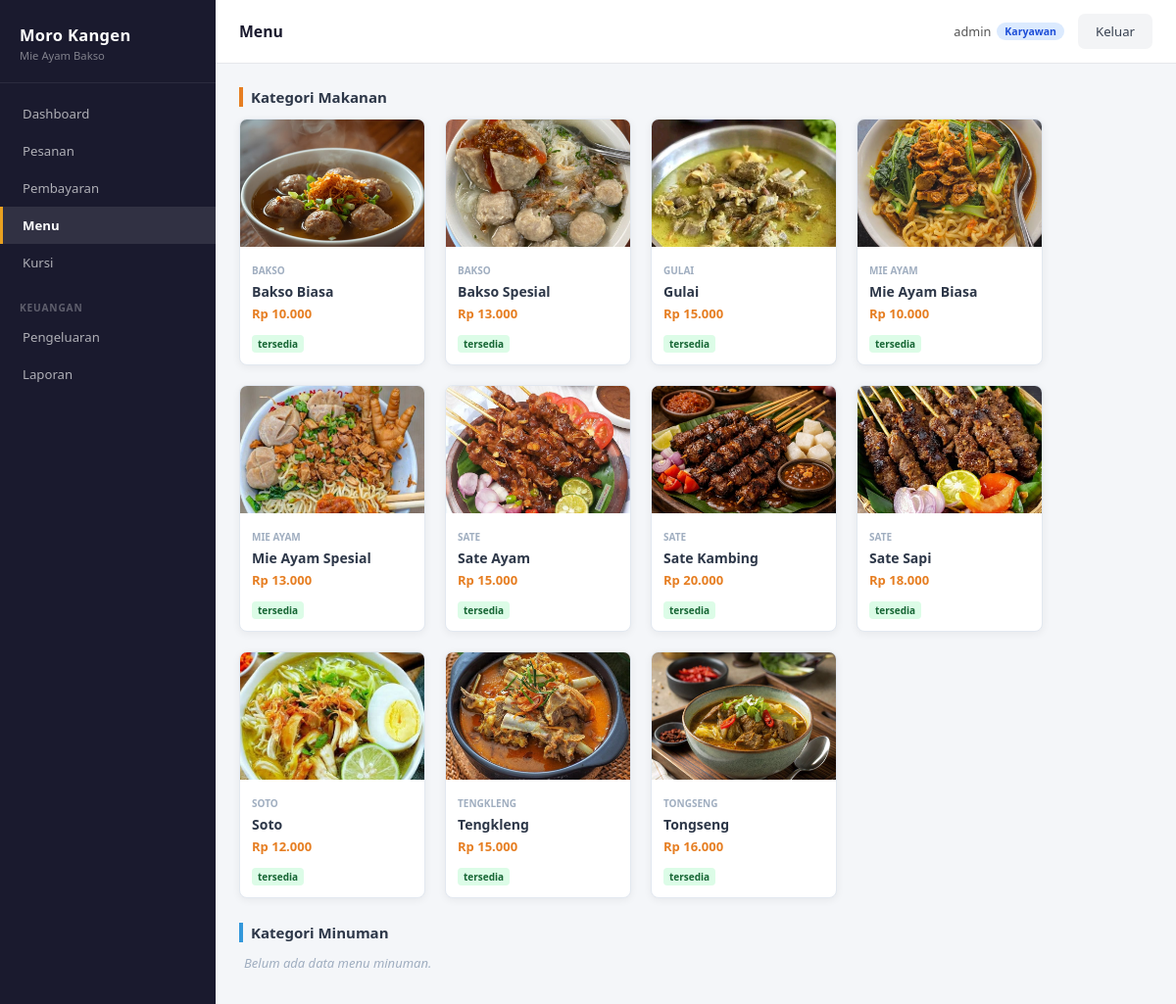
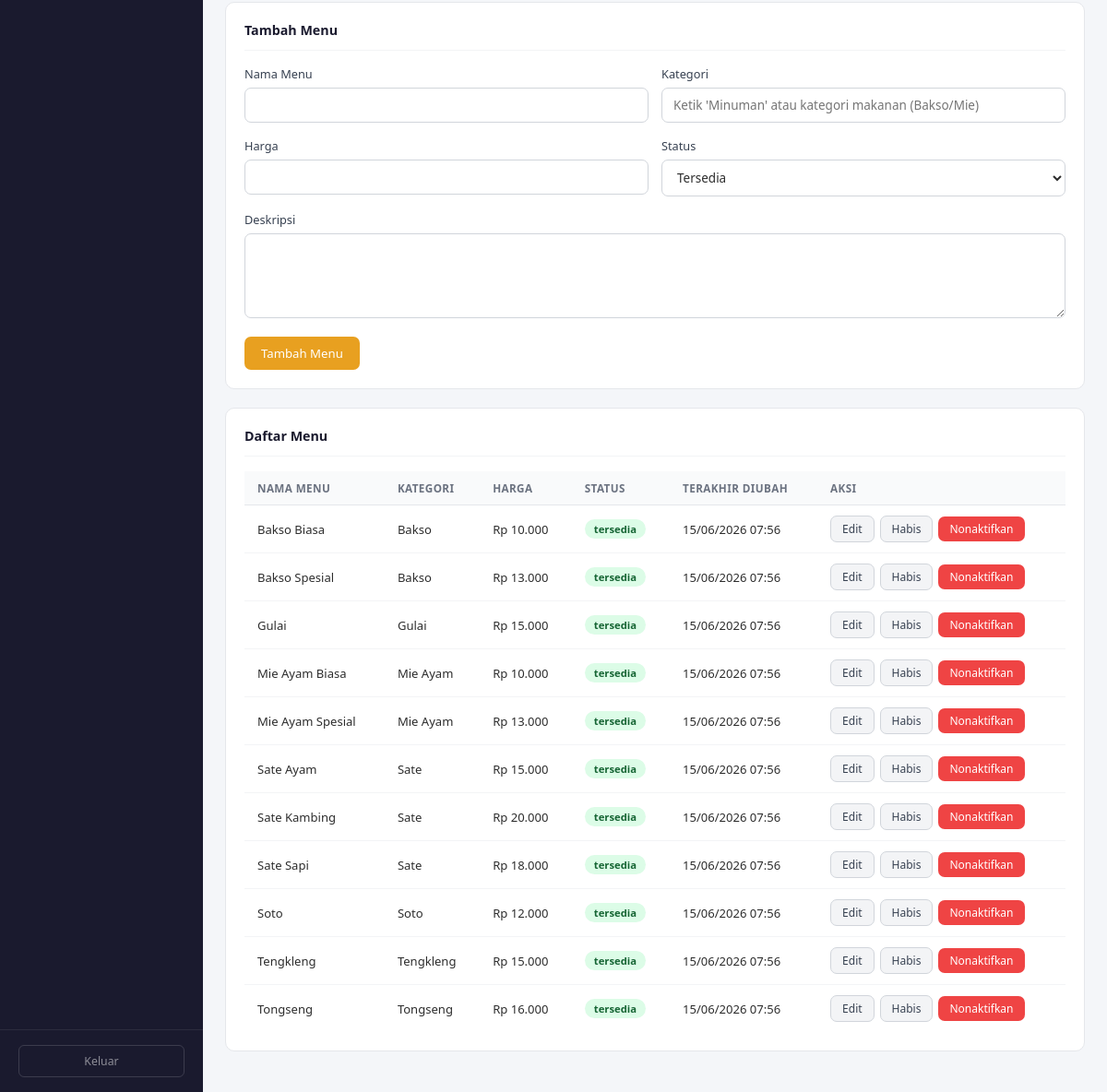
Page /menu/index.php (signed in) on the earlier database version (2 pictures, top to bottom).
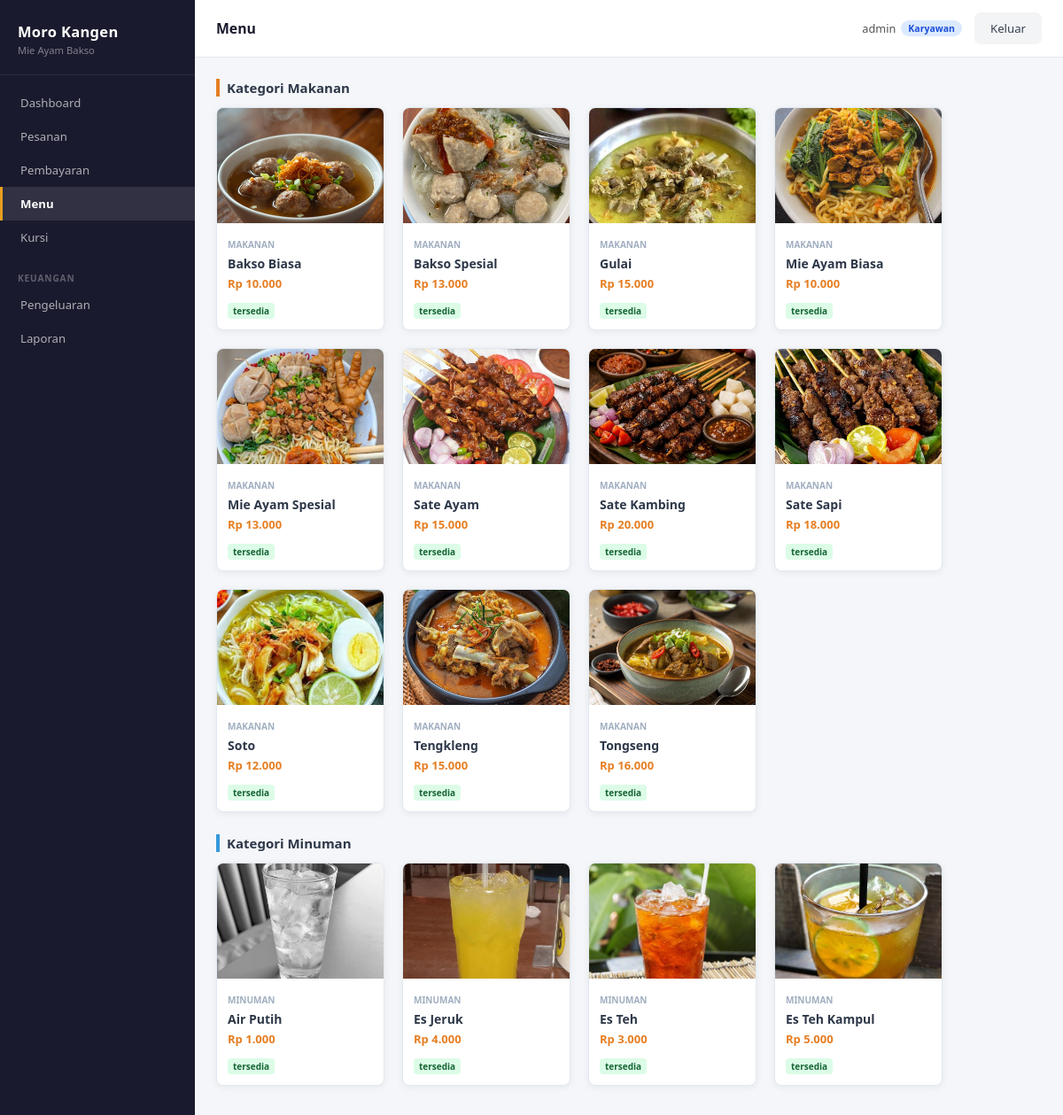
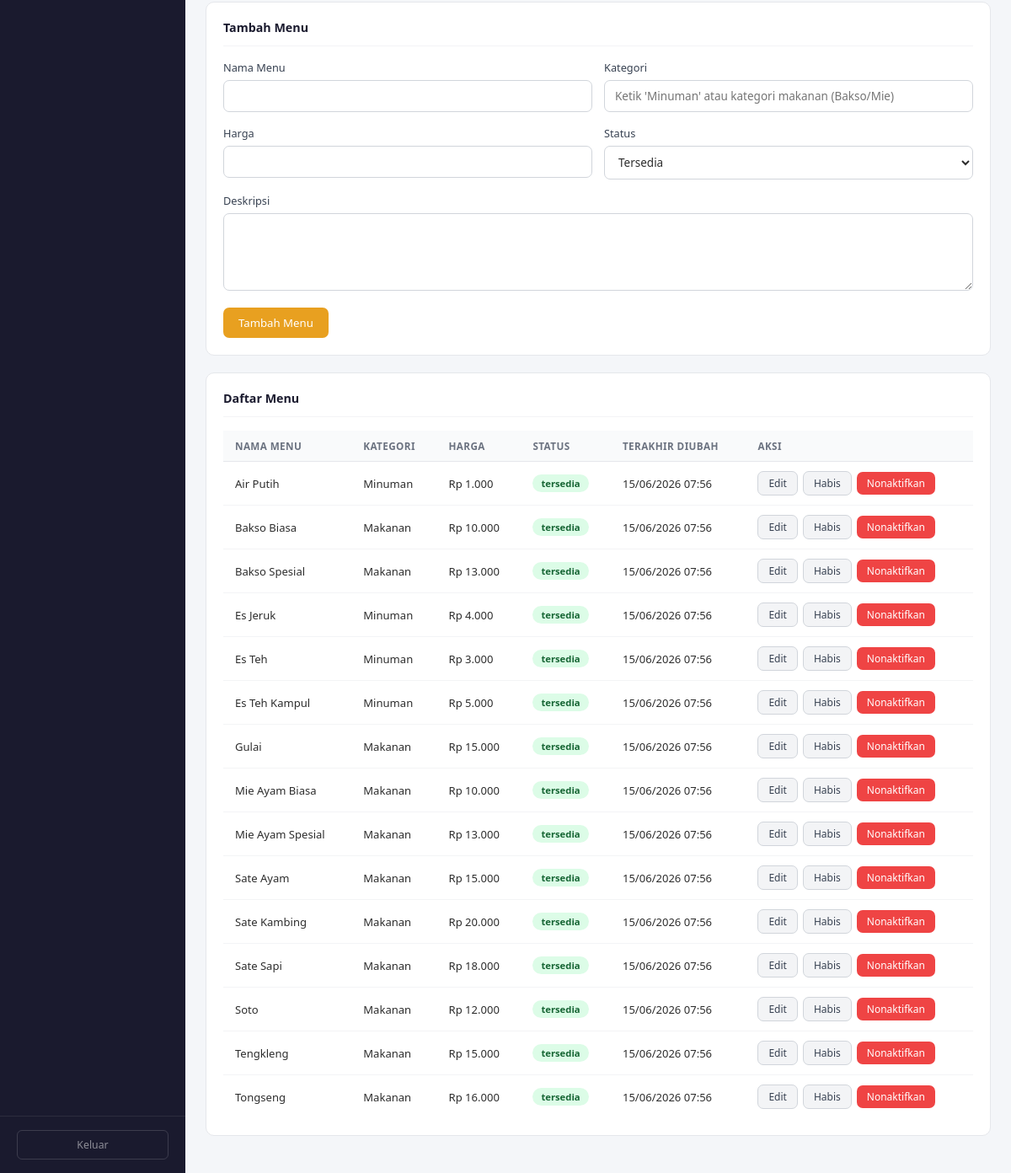
Same page on the later database version (2 pictures, top to bottom).
### tables this page shows
CREATE TABLE menu (
  id_menu     INT AUTO_INCREMENT PRIMARY KEY,
  nama_menu   VARCHAR(100)   NOT NULL,
  kategori    VARCHAR(50)    NOT NULL,
  harga       DECIMAL(10,2)  NOT NULL,
  deskripsi   TEXT,
  status_menu ENUM('tersedia','habis','nonaktif') NOT NULL DEFAULT 'tersedia',
  created_at  DATETIME NOT NULL DEFAULT CURRENT_TIMESTAMP,
  updated_at  DATETIME NOT NULL DEFAULT CURRENT_TIMESTAMP ON UPDATE CURRENT_TIMESTAMP
);

### config/session.php (called while the page is built, shortened)
<?php
function isLoggedIn() {
    return isset($_SESSION['id_user']) && isset($_SESSION['role']);
}
function isKaryawan() {
    return isLoggedIn() && $_SESSION['role'] === 'karyawan';
}
function currentUser() {
    return [
        'id_user' => $_SESSION['id_user'],
        'username' => $_SESSION['username'],
        'role' => $_SESSION['role'],
    ];
}

### menu/index.php (the view, shortened to what this page needs)
<?php
$pageTitle = 'Menu';
$baseUrl = '../';
$db = getDB();
function h($value)
{
    return htmlspecialchars((string) $value, ENT_QUOTES, 'UTF-8');
}
function rupiah($value)
{
    return 'Rp ' . number_format((float) $value, 0, ',', '.');
}
$formData = [
    'id_menu' => 0,
    'nama_menu' => '',
    'kategori' => '',
    'harga' => '',
    'deskripsi' => '',
    'status_menu' => 'tersedia'
];
$menus = [];
$result = $db->query("
    SELECT *
    FROM menu
    ORDER BY nama_menu ASC
");
while ($row = $result->fetch_assoc()) {
    $menus[] = $row;
}
require_once __DIR__ . '/../includes/header.php';
?>
<?php if (isKaryawan()): ?>
    <div class="menu-preview-section" style="margin-bottom: 35px;">
        <h4 style="margin-bottom: 12px; color: #2d3748; font-weight: 600; border-left: 4px solid #e67e22; padding-left: 8px;">Kategori Makanan</h4>
        <div class="menu-gallery-row" style="display: flex; flex-wrap: wrap; gap: 20px; margin-bottom: 25px;">
            <?php
            foreach ($menus as $menu):
                if (strtolower($menu['kategori']) === 'minuman') continue;
                $imageName = strtolower(str_replace(' ', '-', $menu['nama_menu'])) . '.jpg';
                $imagePath = '../img/' . $imageName;
            ?>
                <div class="menu-preview-card" style="background: #fff; border-radius: 8px; box-shadow: 0 2px 8px rgba(0,0,0,0.06); width: 190px; overflow: hidden; border: 1px solid #e2e8f0;">
                    <img src="<?= h($imagePath) ?>" alt="<?= h($menu['nama_menu']) ?>" style="width: 100%; height: 130px; object-fit: cover;">
                    <div style="padding: 12px;">
                        <span style="font-size: 10px; color: #a0aec0; text-transform: uppercase; font-weight: bold;"><?= h($menu['kategori']) ?></span>
                        <h4 style="margin: 4px 0; font-size: 14px; color: #2d3748; white-space: nowrap; overflow: hidden; text-overflow: ellipsis;" title="<?= h($menu['nama_menu']) ?>">
                            <?= h($menu['nama_menu']) ?>
                        </h4>
                        <p style="margin: 0 0 10px 0; font-weight: bold; color: #e67e22; font-size: 13px;"><?= rupiah($menu['harga']) ?></p>
                        <span class="badge badge-<?= h($menu['status_menu']) ?>" style="font-size: 10px; padding: 2px 6px; border-radius: 4px;">
                            <?= h($menu['status_menu']) ?>
                        </span>
                    </div>
                </div>
            <?php endforeach; ?>
        </div>
        <h4 style="margin-bottom: 12px; color: #2d3748; font-weight: 600; border-left: 4px solid #3498db; padding-left: 8px;">Kategori Minuman</h4>
        <div class="menu-gallery-row" style="display: flex; flex-wrap: wrap; gap: 20px; margin-bottom: 10px;">
            <?php
            $hasMinuman = false;
            foreach ($menus as $menu):
                if (strtolower($menu['kategori']) !== 'minuman') continue;
                $hasMinuman = true;
                $imageName = strtolower(str_replace(' ', '-', $menu['nama_menu'])) . '.jpg';
                $imagePath = '../img/' . $imageName;
            ?>
                <div class="menu-preview-card" style="background: #fff; border-radius: 8px; box-shadow: 0 2px 8px rgba(0,0,0,0.06); width: 190px; overflow: hidden; border: 1px solid #e2e8f0;">
                    <img src="<?= h($imagePath) ?>" alt="<?= h($menu['nama_menu']) ?>" style="width: 100%; height: 130px; object-fit: cover;">
                    <div style="padding: 12px;">
                        <span style="font-size: 10px; color: #a0aec0; text-transform: uppercase; font-weight: bold;"><?= h($menu['kategori']) ?></span>
                        <h4 style="margin: 4px 0; font-size: 14px; color: #2d3748; white-space: nowrap; overflow: hidden; text-overflow: ellipsis;" title="<?= h($menu['nama_menu']) ?>">
                            <?= h($menu['nama_menu']) ?>
                        </h4>
                        <p style="margin: 0 0 10px 0; font-weight: bold; color: #e67e22; font-size: 13px;"><?= rupiah($menu['harga']) ?></p>
                        <span class="badge badge-<?= h($menu['status_menu']) ?>" style="font-size: 10px; padding: 2px 6px; border-radius: 4px;">
                            <?= h($menu['status_menu']) ?>
                        </span>
                    </div>
                </div>
            <?php endforeach; ?>
            <?php if (!$hasMinuman): ?>
                <p style="color: #a0aec0; font-style: italic; font-size: 13px; margin-left: 5px;">Belum ada data menu minuman.</p>
            <?php endif; ?>
        </div>
    </div>
<div class="card">
    <div class="card-header">
        <h3 class="card-title">
            <?= $formData['id_menu'] > 0 ? 'Edit Menu' : 'Tambah Menu' ?>
        </h3>
    </div>
    <form method="POST">
        <div class="form-row">
            <div class="form-group">
                <label>Nama Menu</label>
                <input
                    type="text"
                    name="nama_menu"
                    value="<?= h($formData['nama_menu']) ?>"
                    required
                >
            </div>
            <div class="form-group">
                <label>Kategori</label>
                <input
                    type="text"
                    name="kategori"
                    value="<?= h($formData['kategori']) ?>"
                    placeholder="Ketik 'Minuman' atau kategori makanan (Bakso/Mie)"
                    required
                >
            </div>
        </div>
        <div class="form-row">
            <div class="form-group">
                <label>Harga</label>
                <input
                    type="number"
                    name="harga"
                    min="1"
                    value="<?= h($formData['harga']) ?>"
                    required
                >
            </div>
            <div class="form-group">
                <label>Status</label>
                <select name="status_menu">
                    <option value="tersedia"
                        <?= $formData['status_menu'] === 'tersedia' ? 'selected' : '' ?>>
                        Tersedia
                    </option>
                </select>
            </div>
        </div>
        <div class="form-group">
            <label>Deskripsi</label>
            <textarea
                name="deskripsi"
                rows="4"
            ><?= h($formData['deskripsi']) ?></textarea>
        </div>
        <button type="submit" class="btn btn-primary">
            <?= $formData['id_menu'] > 0 ? 'Simpan Perubahan' : 'Tambah Menu' ?>
        </button>
    </form>
</div>
<?php endif; ?>
<div class="card">
    <div class="card-header">
        <h3 class="card-title">Daftar Menu</h3>
    </div>
    <?php if (empty($menus)): ?>
        <div class="empty-state">
            <h3>Belum ada menu</h3>
            <p>Silakan tambahkan menu terlebih dahulu.</p>
        </div>
    <?php else: ?>
        <div class="table-wrap">
            <table>
                <thead>
                <tr>
                    <th>Nama Menu</th>
                    <th>Kategori</th>
                    <th>Harga</th>
                    <th>Status</th>
                    <th>Terakhir Diubah</th>
                    <th>Aksi</th>
                </tr>
                </thead>
                <tbody>
                <?php foreach ($menus as $menu): ?>
                    <tr>
                        <td><?= h($menu['nama_menu']) ?></td>
                        <td><?= h($menu['kategori']) ?></td>
                        <td><?= rupiah($menu['harga']) ?></td>
                        <td>
                            <span class="badge badge-<?= h($menu['status_menu']) ?>">
                                <?= h($menu['status_menu']) ?>
                            </span>
                        </td>
                        <td>
                            <?= date('d/m/Y H:i', strtotime($menu['updated_at'])) ?>
                        </td>
                        <td>
                            <?php if (isKaryawan()): ?>
                                <div class="td-actions">
                                    <a
                                        href="?edit=<?= (int) $menu['id_menu'] ?>"
                                        class="btn btn-secondary btn-sm"
                                    >
                                        Edit
                                    </a>
                                    <?php if ($menu['status_menu'] === 'tersedia'): ?>
                                        <form method="POST">
                                            <button type="submit" class="btn btn-secondary btn-sm">
                                                Habis
                                            </button>
                                        </form>
                                        <form method="POST">
                                            <button type="submit" class="btn btn-danger btn-sm">
                                                Nonaktifkan
                                            </button>
                                        </form>
                                    <?php endif; ?>
                                </div>
                            <?php else: ?>
                                <span class="text-muted">
                                    Lihat saja
                                </span>
                            <?php endif; ?>
                        </td>
                    </tr>
                <?php endforeach; ?>
                </tbody>
            </table>
        </div>
    <?php endif; ?>
</div>
<?php require_once __DIR__ . '/../includes/footer.php'; ?>

### includes/header.php (shortened to what this page needs)
<?php
require_once __DIR__ . '/../config/session.php';
$user = currentUser();
?>
<!DOCTYPE html>
<html lang="id">
<head>
  <link rel="stylesheet" href="<?= $baseUrl ?? '../' ?>assets/css/style.css">
</head>
<body>
<div class="layout">
  <?php require_once __DIR__ . '/sidebar.php'; ?>
  <div class="main-content">
    <div class="topbar">
      <h2 class="page-title"><?= isset($pageTitle) ? htmlspecialchars($pageTitle) : 'Dashboard' ?></h2>
      <div class="topbar-right">
        <span class="topbar-user">
          <?= htmlspecialchars($user['username'] ?? '') ?>
          <span class="role-badge role-<?= htmlspecialchars($user['role'] ?? '') ?>">
            <?= ($user['role'] ?? '') === 'karyawan' ? 'Karyawan' : 'Pemilik' ?>
          </span>
        </span>
        <a href="<?= $baseUrl ?? '../' ?>auth/logout.php" class="btn btn-logout">Keluar</a>
      </div>
    </div>
    <div class="content-area">

### includes/sidebar.php (shortened to what this page needs)
<?php
require_once __DIR__ . '/../config/session.php';
$folder = basename(dirname($_SERVER['PHP_SELF']));
function navLink($href, $label, $folder, $targetFolder, $baseUrl = '../') {
    $active = ($folder === $targetFolder) ? ' active' : '';
    echo '<a href="' . $baseUrl . $href . '" class="nav-link' . $active . '">' . htmlspecialchars($label) . '</a>';
}
?>
<aside class="sidebar">
  <div class="sidebar-brand">
    <span class="brand-name">Moro Kangen</span>
    <span class="brand-sub">Mie Ayam Bakso</span>
  </div>
  <nav class="sidebar-nav">
    <div class="nav-section">
      <?php navLink('dashboard/index.php', 'Dashboard', $folder, 'dashboard') ?>
    </div>
    <div class="nav-section">
      <span class="nav-section-label">Keuangan</span>
    </div>
  </nav>
  <div class="sidebar-footer">
    <a href="<?= $baseUrl ?? '../' ?>auth/logout.php" class="btn-logout-sidebar">Keluar</a>
  </div>
</aside>

### includes/footer.php
    </div>
  </div>
</div>
</body>
</html>

Differences in the rows shown:
changed menu "Bakso Biasa": kategori "BAKSO" → "MAKANAN"; kategori "Bakso" → "Makanan"
changed menu "Bakso Spesial": kategori "BAKSO" → "MAKANAN"; kategori "Bakso" → "Makanan"
changed menu "Gulai": kategori "GULAI" → "MAKANAN"; kategori "Gulai" → "Makanan"
changed menu "Mie Ayam Biasa": kategori "MIE AYAM" → "MAKANAN"; kategori "Mie Ayam" → "Makanan"
changed menu "Mie Ayam Spesial": kategori "MIE AYAM" → "MAKANAN"; kategori "Mie Ayam" → "Makanan"
changed menu "Sate Ayam": kategori "SATE" → "MAKANAN"; kategori "Sate" → "Makanan"
changed menu "Sate Kambing": kategori "SATE" → "MAKANAN"; kategori "Sate" → "Makanan"
changed menu "Sate Sapi": kategori "SATE" → "MAKANAN"; kategori "Sate" → "Makanan"
changed menu "Soto": kategori "SOTO" → "MAKANAN"; kategori "Soto" → "Makanan"
changed menu "Tengkleng": kategori "TENGKLENG" → "MAKANAN"; kategori "Tengkleng" → "Makanan"
changed menu "Tongseng": kategori "TONGSENG" → "MAKANAN"; kategori "Tongseng" → "Makanan"
added menu: shows a picture, kategori "MINUMAN", nama_menu "Air Putih", harga "Rp 1.000", status_menu "tersedia", kategori "Minuman", updated_at "15/06/2026 07:56"
added menu: shows a picture, kategori "MINUMAN", nama_menu "Es Jeruk", harga "Rp 4.000", status_menu "tersedia", kategori "Minuman", updated_at "15/06/2026 07:56"
added menu: shows a picture, kategori "MINUMAN", nama_menu "Es Teh", harga "Rp 3.000", status_menu "tersedia", kategori "Minuman", updated_at "15/06/2026 07:56"
added menu: shows a picture, kategori "MINUMAN", nama_menu "Es Teh Kampul", harga "Rp 5.000", status_menu "tersedia", kategori "Minuman", updated_at "15/06/2026 07:56"
Other differences:
text no longer shown: "Belum ada data menu minuman."
